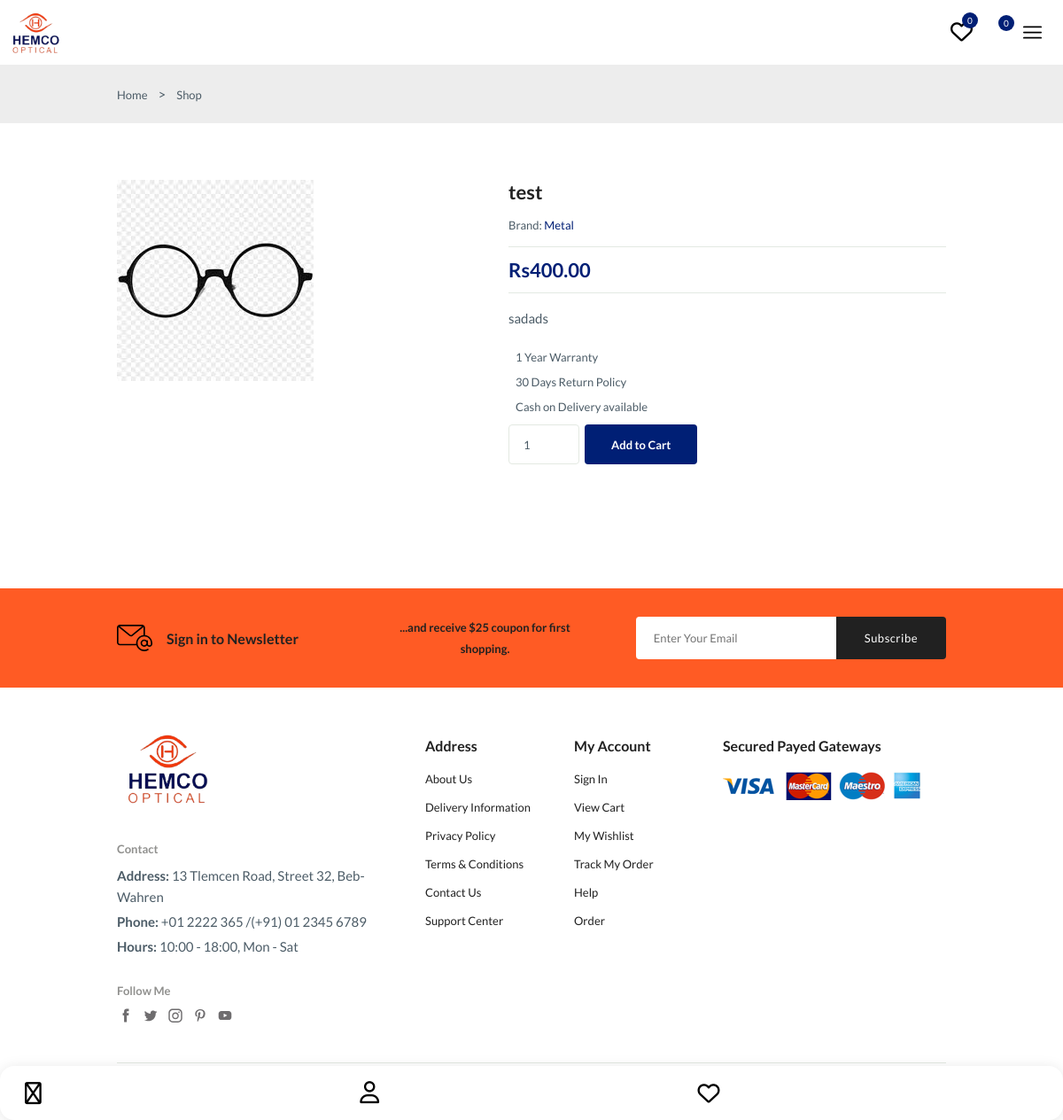
The page /details.php?frame_id=2 on the database its author committed.
### tables this page shows
CREATE TABLE `frame_images` (
  `image_id` int(11) NOT NULL,
  `frame_id` int(11) DEFAULT NULL,
  `image_url` varchar(500) NOT NULL
);

CREATE TABLE `frames` (
  `frame_id` int(11) NOT NULL,
  `brand_id` int(11) DEFAULT NULL,
  `gender` enum('men','women','child') NOT NULL,
  `description` text DEFAULT NULL,
  `name` varchar(255) NOT NULL,
  `material` varchar(255) NOT NULL,
  `shape` varchar(100) NOT NULL,
  `price` decimal(10,2) NOT NULL,
  `tag` varchar(100) DEFAULT NULL
);

### details.php (the view, shortened to what this page needs)
<?php
include('include/header.php');
include('include/navbar.php');
if (isset($_GET['frame_id'])) {
  $product_id = $_GET['frame_id'];
  $productQuery = "SELECT * FROM frames WHERE frame_id = $product_id";
  $productResult = $conn->query($productQuery);
  $imageQuery = "SELECT * FROM frame_images WHERE frame_id = $product_id";
  $imageResult = $conn->query($imageQuery);
  if ($productResult->num_rows > 0 && $imageResult->num_rows > 0) {
    $productRow = $productResult->fetch_assoc();
    $imageRow = $imageResult->fetch_assoc();
  } else {
    echo "Product not found!";
    exit();
  }
} else {
  echo "No product selected!";
  exit();
}
?>
<main class="main">
  <section class="breadcrumb">
    <ul class="breadcrumb__list flex container">
      <li><a href="index.html" class="breadcrumb__link">Home</a></li>
      <li><span class="breadcrumb__link"></span>></li>
      <li><span class="breadcrumb__link">Shop</span></li>
    </ul>
  </section>
  <section class="details section--lg">
    <div class="details__container container grid">
      <div class="details__group">
        <img src="<?php echo $imageRow['image_url']; ?>" alt="img" class="details__img">
      </div>
      <div class="details__group">
        <h3 class="details__title"><?php echo $productRow['name']; ?></h3>
        <p class="details__brand">Brand: <span><?php echo $productRow['material']; ?></span></p>
        <div class="details__price flex">
          <span class="new__price">Rs<?php echo $productRow['price']; ?></span>
        </div>
        <p class="short__description"><?php echo $productRow['description']; ?></p>
        <ul class="products__list">
          <li class="list__item flex">
            <i class="fi-rs-crown"></i> 1 Year Warranty
          </li>
          <li class="list__item flex">
            <i class="fi-rs-refresh"></i> 30 Days Return Policy
          </li>
          <li class="list__item flex">
            <i class="fi-rs-credit-card"></i> Cash on Delivery available
          </li>
        </ul>
        <div class="details__action">
          <input type="number" class="quantity" value="1" />
          <button class="btn btn--md btn-primary" id="add-to-cart-btn">Add to Cart</button>
        </div>
      </div>
    </div>
  </section>
<?php include 'include/news.php'; ?>
<?php include 'include/footer.php'; ?>
</body>
</html>

### assets/css/style.css (style rules this page uses)
:root { --item1-transform: translateX(-100%) translateY(-5%) scale(1.5); --item1-filter: blur(30px); --item1-zIndex: 11; --item1-opacity: 0; --item2-transform: translateX(0); --item2-filter: blur(0px); --item2-zIndex: 10; --item2-opacity: 1; --item3-transform: translate(50%,10%) scale(0.8); --item3-filter: blur(10px); --item3-zIndex: 9; --item3-opacity: 1; --item4-transform: translate(90%,20%) scale(0.5); --item4-filter: blur(30px); --item4-zIndex: 8; --item4-opacity: 1; --item5-transform: translate(120%,30%) scale(0.3); --item5-filter: blur(40px); --item5-zIndex: 7; --item5-opacity: 0; }

### rows shown on the page
frame_images: image_url (picture)
frames: name "test", material "Metal", price "400.00", description "sadads"

### other values the page prints
$wishlist_count "0"
$cart_count "0"
